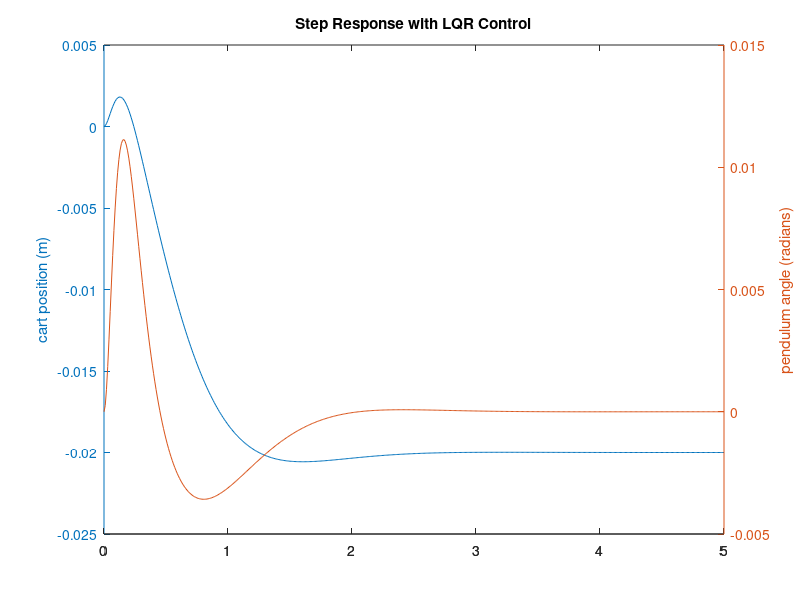
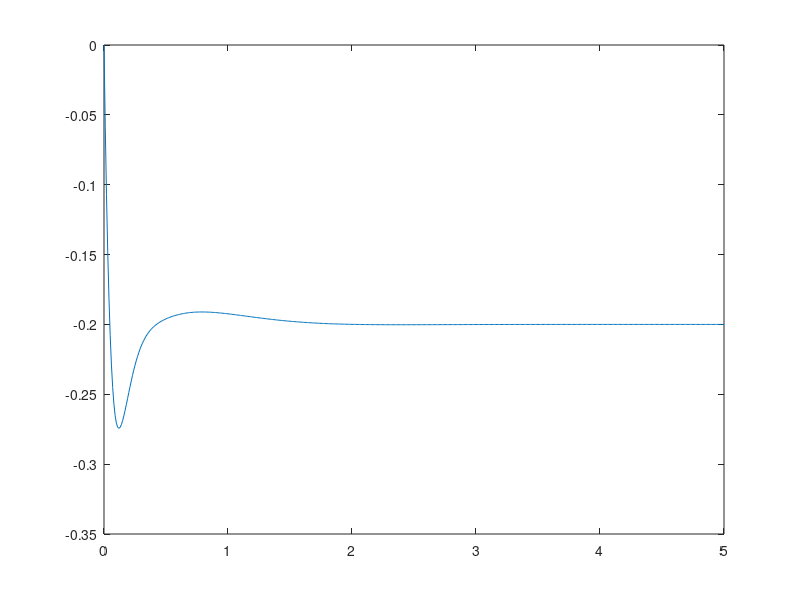

Reproduce these figures in MATLAB, in order.
%% Inverted Pendulum with motor model included
M = 0.045;  % Mass of cart
m = 0.226; % Mass of pendulum
b = 0.1; % Viscous friction coefficient
I = 0.0021; % Moment of inertia of pendulum about point attached to the cart
g = 9.8; 
l = 0.08; % Length to the COM of the pendulum (i.e. halfway)

p = I*(M+m)+M*m*l^2; %denominator for the A and B matrices

A = [0      1              0           0;
     0 -(I+m*l^2)*b/p  (m^2*g*l^2)/p   0;
     0      0              0           1;
     0 -(m*l*b)/p       m*g*l*(M+m)/p  0];

B = [     0;
     (I+m*l^2)/p;
          0;
        m*l/p];

C = [1 0 0 0;
     0 0 1 0];

D = [0;
     0];

states = {'x' 'x_dot' 'phi' 'phi_dot'};
inputs = {'u'};
outputs = {'x'; 'phi'};

sys_ss = ss(A,B,C,D,'statename',states,'inputname',inputs,'outputname',outputs);

poles = eig(A)

Q = 100*C'*C;
R = 1;
K = lqr(A,B,Q,R)

Ac = [(A-B*K)];
Bc = [B];
Cc = [C];
Dc = [D];

states = {'x' 'x_dot' 'phi' 'phi_dot'};
inputs = {'r'};
outputs = {'x'; 'phi'};

sys_cl = ss(Ac,Bc,Cc,Dc,'statename',states,'inputname',inputs,'outputname',outputs);

t = 0:0.01:5;
r =0.2*ones(size(t));
[y,t,x]=lsim(sys_cl,r,t);
[AX,H1,H2] = plotyy(t,y(:,1),t,y(:,2),'plot');
set(get(AX(1),'Ylabel'),'String','cart position (m)')
set(get(AX(2),'Ylabel'),'String','pendulum angle (radians)')
title('Step Response with LQR Control')

% Plot u
% u = -k*X
u = [];
for i=1:length(x)
    u(i) = -K*x(i,:)';
end

max(u)
min(u)
mean(u)
figure();
plot(t,u);
errorInX = [0.2; 0.1; -0.35; -0.1];
ubound = K*errorInX;
